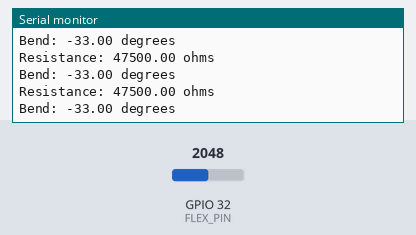
The sketch below on a simulated ESP32. Shown: the last lines printed to the serial monitor. The test bench sets the inputs (shaded band); at power-on: GPIO 32 (FLEX_PIN) = 2048.

Above: at 1.3 s.
1.4 s: GPIO 32 (FLEX_PIN) set to 0
At 1.9 s:
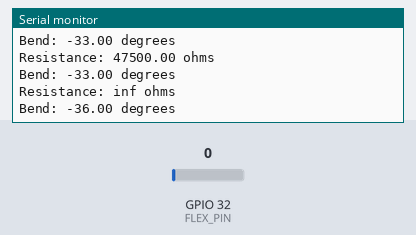
3.5 s: GPIO 32 (FLEX_PIN) set to 491
At 3.9 s:
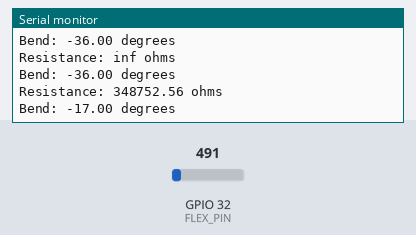
Timing chart, 0 to 6.5 s (numbered marks = the images above; inputs shaded):
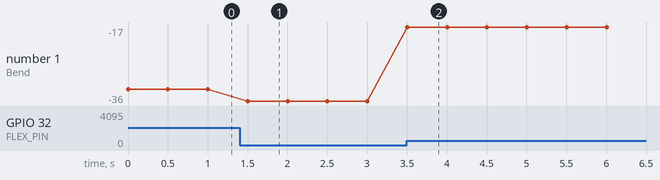

Measured:
- after the input at 1.4 s, the serial monitor: prints a new line after 0.10 s (image 1)
- after the input at 3.5 s, the serial monitor: prints a new line at once (image 2)
- plotted number 1: -33 → -36 after the input at 1.4 s, -36 → -17 after the input at 3.5 s

The sketch:

flex.ino
```cpp
const int FLEX_PIN = 32; // Pin connected to voltage divider output

// Measure the voltage at 5V and the actual resistance of your
// 47k resistor, and enter them below:
const float VCC = 4.98; // Measured voltage of Ardunio 5V line
const float R_DIV = 47500.0; // Measured resistance of 3.3k resistor

// Upload the code, then try to adjust these values to more
// accurately calculate bend degree.
const float STRAIGHT_RESISTANCE = 660000.0; // resistance when straight
const float BEND_RESISTANCE = 2300000.0; // resistance at 90 deg

void setup()
{
  Serial.begin(9600);
  pinMode(FLEX_PIN, INPUT);
}

void loop()
{
  // Read the ADC, and calculate voltage and resistance from it
  int flexADC = analogRead(FLEX_PIN);
  float flexV = flexADC * VCC / 4096.0;
  float flexR = R_DIV * (VCC / flexV - 1.0);
  Serial.println("Resistance: " + String(flexR) + " ohms");

  // Use the calculated resistance to estimate the sensor's
  // bend angle:
  float angle = map(flexR, STRAIGHT_RESISTANCE, BEND_RESISTANCE,
                   0, 90.0);
  Serial.println("Bend: " + String(angle) + " degrees");
  Serial.println();

  delay(500);
}
```
